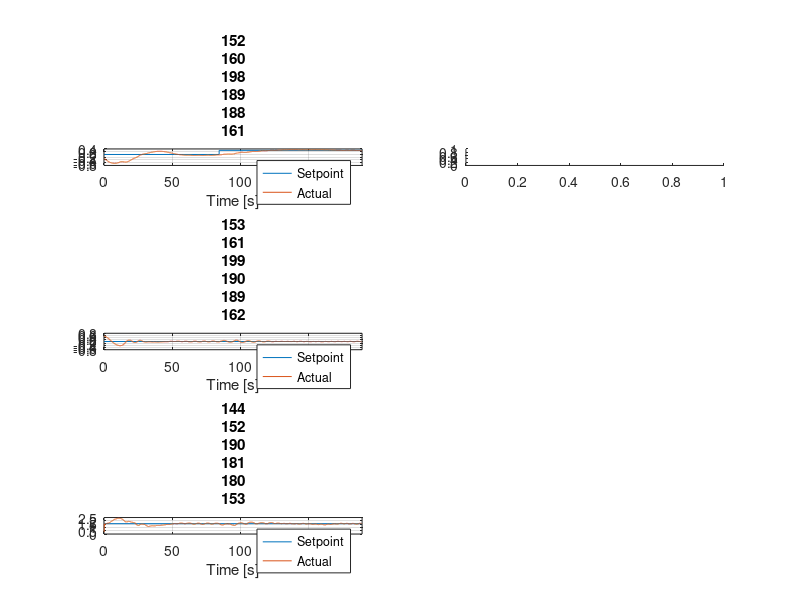

Here is the MATLAB script that generated this plot: (Note: this script raises an error after producing the figure.)
%% Structuralized output for DP
close all; clear; clc; % close all other plots
% load('calmrun-0401-onlydata.mat');
% load('current10p-longitude-0401-onlydata.mat');
load('current10p-side-0401-2-fine-onlydata.mat');
T_out=actual_pos_ned.time;
t_cut_index=min(find(T_out>0.15)); % ignore the first 0.15 seconds
Eta=actual_pos_ned.signals.values;
T_out=T_out(t_cut_index:end);
Eta=Eta(t_cut_index:end,:);
T_Eta_Ref=desired_pos_ned.time;
num=length(T_Eta_Ref);
T_Eta_Ref_mat=zeros(2*num,1);
T_Eta_Ref_mat(1)=T_out(1);
T_Eta_Ref_mat(end)=T_out(end);
Eta_Ref=desired_pos_ned.signals.values;
Eta_Ref_mat=zeros(2*num,3);
for i = 1:num
    Eta_Ref_mat(2*i-1:2*i,:)=repmat(Eta_Ref(i,:),2,1);
end
for i=2:num
    T_Eta_Ref_mat(2*i-2:2*i-1,:)=repmat(T_Eta_Ref(i),2,1);
end
dp_plot=figure();
title_char=["x","y","\psi"];
for i=1:3
    subplot(3,2,2*i-1);
    plot(T_Eta_Ref_mat,Eta_Ref_mat(:,i),T_out,Eta(:,i));
    legend("Setpoint","Actual",'Location','best');
    title(title_char(i)+" (NED)");
    grid on;xlabel("Time [s]");
    xlim([0,T_out(end)]);
end
ax =subplot(3,2,2);
config_string=sprintf("Experiment Condition = 10%% Current (Side)\n");
config_string=config_string+sprintf("Initial Position = (%.2f, %.2f, %.2f)\n",Eta(1,1),Eta(1,2),Eta(1,3));
status_chr=["ON","OFF"];config_chr=["III","V"];
% config_string=sprintf("StartingPoint = (%.2f, %.2f, %.2f)\n",Eta_initial(1),Eta_initial(2),Eta_initial(3));
for i=1:num
    config_string=config_string+sprintf("Setpoint %d = (%.2f, %.2f, %.2f)\n",i,Eta_Ref(i,1),Eta_Ref(i,2),Eta_Ref(i,3));
end
% config_string=config_string+sprintf("InitialVelocity = (%.4f, %.4f, %.2f)\n",V_initial(1),V_initial(2),V_initial(3));
% config_string=config_string+sprintf("CurrentVelocity = (%.4f, %.4f)\n",EN.current_speed(1),EN.current_speed(2));
% config_string=config_string+sprintf("WindSpeed = (%.2f, %.2f)\n",EN.wind_speed(1),EN.wind_speed(2));
config_string=config_string+sprintf("Using Thrust Allocation Config %s\n",config_chr((5-1)/2));
% config_string=config_string+sprintf("Kalman Filter is %s",status_chr(2-kalman.enable_flag));
text(0,0.5,config_string);
set (ax, 'visible', 'off')
subplot(3,2,[4,6]);
legend_chars=repmat("Empty",num,1);
for i=1:num
    m1=find(T_out==T_Eta_Ref_mat(i*2-1));
    m2=find(T_out==T_Eta_Ref_mat(i*2));
    legend_chars(i)=sprintf("Point %d to Point %d",i-1,i);
    plot(Eta(m1:m2,2),Eta(m1:m2,1));hold on;
end
for i=1:num
    scatter(Eta_Ref(i,2),Eta_Ref(i,1),'filled');hold on;
end
scatter(Eta(1,2),Eta(1,1),'filled');
legend(legend_chars,'Location','best');
xlabel('y');ylabel('x');
title("Trace (NED)");axis equal;grid on;
dp_plot.Position=[100,100,900,500];

%% Motor Output
title_chr=["Portside","Starboard"];
dcm_plot=figure();
% tout=T_out;
tout=T_out(1:floor(end/5*2));
length_t=length(tout);
tout=tout(1:length_t);
RPM_measured_starboard=RPM_set_measured_SB(1:length_t,:);
RPM_measured_portside=RPM_set_measured_PS(1:length_t,:);
subplot(1,2,1)
plot(tout,RPM_measured_portside);
grid on; title("Speed Response "+title_chr(1));
legend("Reference Speed","Actual",'Location','best');
xlabel("Time [s]"); ylabel("Speed [rpm]"); xlim([0,tout(end)]);
subplot(1,2,2)
plot(tout,RPM_measured_starboard);
grid on; title("Speed Response "+title_chr(2));
xlabel("Time [s]"); ylabel("Speed [rpm]"); xlim([0,tout(end)]);
legend("Set Speed","Measured",'Location','best');
dcm_plot.Position=[100,100,800,400];